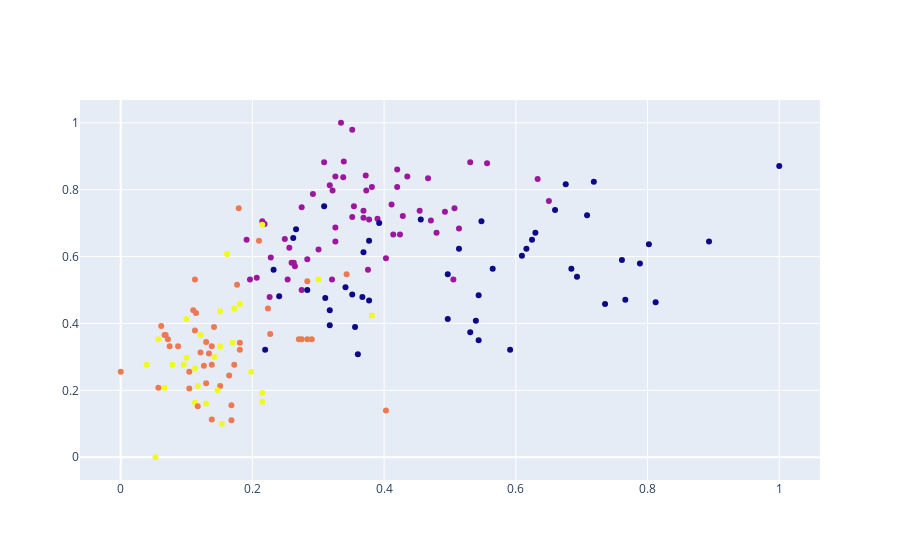

Notebook code for this chart:
### Code cell
fig = go.Figure()
fig.add_trace(go.Scatter(x = df['Color_Intensity'], y = df['Alcohol'], mode = 'markers', marker = dict(color=cluster.labels_.astype(float)),text=labels))

### Figure 1 — Plotly figure (JSON) as saved in the notebook; plotly's stock layout.template omitted (floating-point values rounded to 4 significant figures; data arrays with more than 128 entries replaced by an {"elided": "..."} marker saying what was removed)
{"data": [{"marker": {"color": {"elided": "178 int values"}}, "mode": "markers", "text": {"elided": "178 int values"}, "type": "scatter", "x": {"elided": "178 float values"}, "y": {"elided": "178 float values"}}], "layout": {"autosize": true, "xaxis": {"autorange": true, "range": [-0.06078, 1.061], "type": "linear"}, "yaxis": {"autorange": true, "range": [-0.08252, 1.083], "type": "linear"}}}
